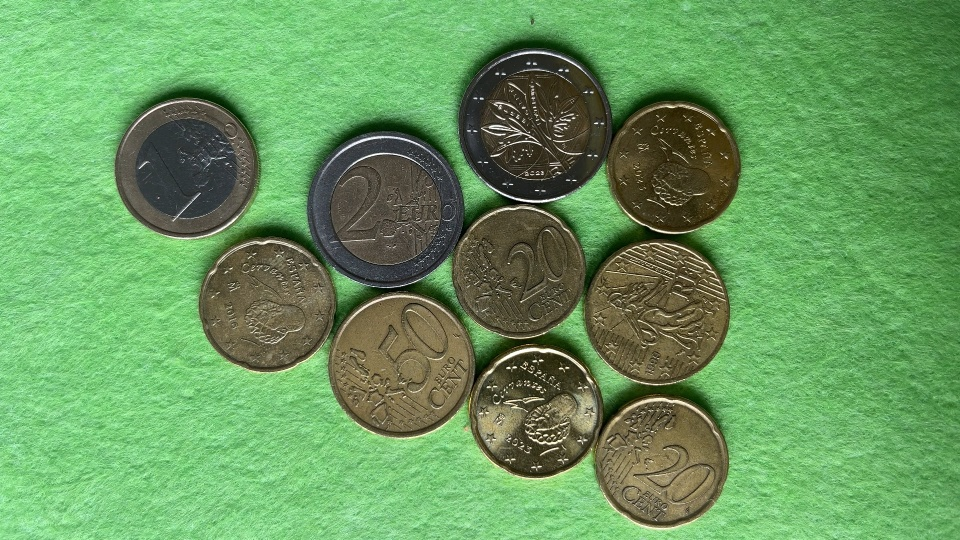
#> input picture projects/money_counter/0_data/image_1.jpg, 960 x 540 px
$ jupyter execute --allow-errors ejemplo_lanzar_fuciones.ipynb
#> lines starting #> are read from the running program, lines starting #| are printed output that depends on the picture; after the words box and inside, x2 and y2 are one past the last pixel; in counts of white or black regions, pixels touching at a corner belong together
#> further down, img is the input picture: shape (540, 960, 3); mean B, G, R 94.5, 153.5, 103.8
### projects/money_counter/useful_functions.py
import os
import re
import time
import cv2
import numpy as np
import pandas as pd
import matplotlib.pyplot as plt
import itertools
from scipy import stats

# Funciones
####
# hue_promedio_anillo
# generate_design
# medir_tiempo
# imagen_con_texto
# visualizar_color
# get_color_from_circle
# sort_list_of_fs_by_ascending_number
# get_images
# get_video
####

# [107 lines left out: functions hue_promedio_anillo, generate_design, medir_tiempo, imagen_con_texto, not called in this run]

def visualizar_color(color, formato='RGB'):
    """
    Visualiza el color dado en el formato especificado.

    Args:
        color (tuple): Tupla con los valores de color.
        formato (str): Formato de color ('RGB' o 'BGR'). Por defecto es 'RGB'.
    """
    color = tuple(int(x) for x in color)

    if formato == 'BGR':
        # Convertir BGR a RGB
        color_01 = (color[2] / 255, color[1] / 255, color[0] / 255)
    elif formato == 'RGB':
        color_01 = (color[0] / 255, color[1] / 255, color[2] / 255)
    else:
        raise ValueError("Formato no reconocido. Usa 'RGB' o 'BGR'.")

    fig, ax = plt.subplots(figsize=(2, 2))
    ax.set_facecolor(color_01)
    ax.set_xticks([])
    ax.set_yticks([])
    ax.set_title(f'Color: {color} | {formato}', fontsize=10)
    plt.show()

def get_color_from_circle(img, center, radius, vis= False):
    """
    Computes the average color within a circular region of an image and optionally visualizes it.

    Parameters:
        img (numpy.ndarray): The input image in BGR format.
        center (tuple): The (x, y) coordinates of the circle's center.
        radius (int): The radius of the circle in pixels.
        vis (bool): If True, visualizes the circle and the average color on the image (default is False).
    Returns:
        tuple: A 3-tuple representing the average color within the circle in (B, G, R) format.
    """
#> called with center = (200, 200), radius = 70, vis = True
    mask = np.zeros(img.shape[:2], dtype=np.uint8)
    cv2.circle(mask, center, radius, 255, -1)
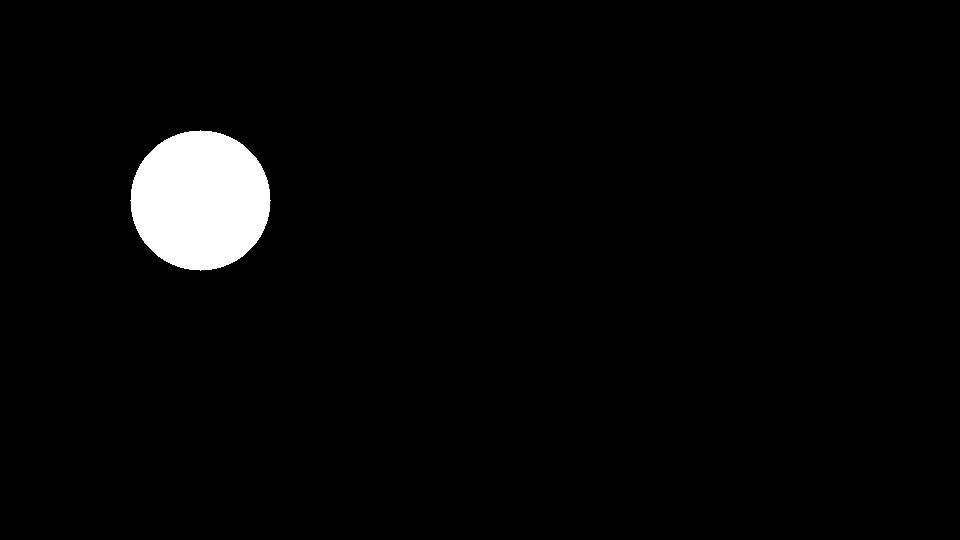
#> mask: shape (540, 960); 3% white; 1 white region, box (x1, y1, x2, y2) and area: (130, 130, 271, 271) 15373
    masked_image = cv2.bitwise_and(img, img, mask=mask)
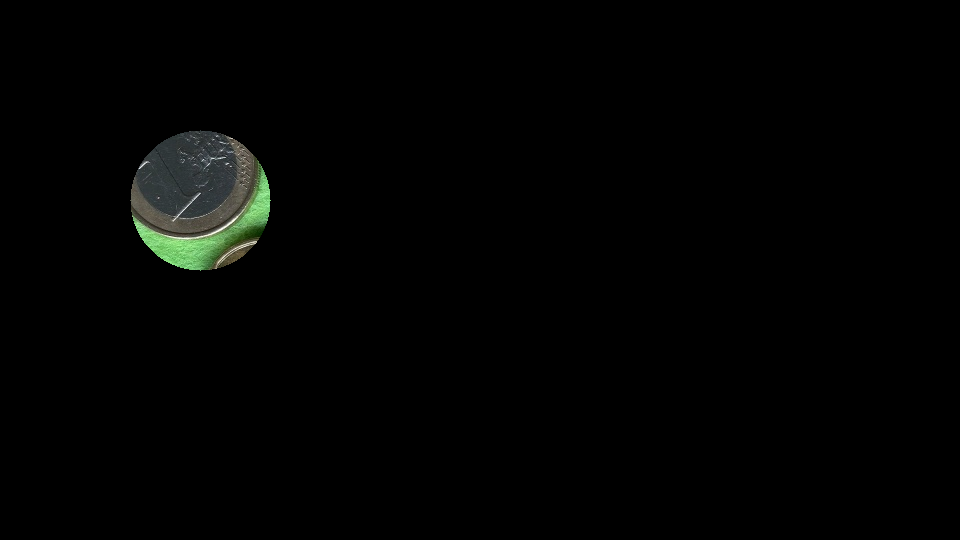
#> masked_image: shape (540, 960, 3); mean B, G, R 2.3, 3, 2.4
    mean_color = cv2.mean(masked_image, mask=mask)
#> mean_color = (77.61, 101, 81.74, 0)
    mean_color = tuple(int(x) for x in mean_color)[:3]
#> mean_color = (77, 101, 81)
    if vis:
        f, ax = plt.subplots(figsize=(6, 6))
        cv2.circle(img, center, radius, (0, 255, 0), 2)  # Color verde para el círculo, grosor 2
        cv2.circle(img, center, 20, (0, 0, 0), 10)
        cv2.circle(img, center, 20, (mean_color[0], mean_color[1], mean_color[2]), -1)
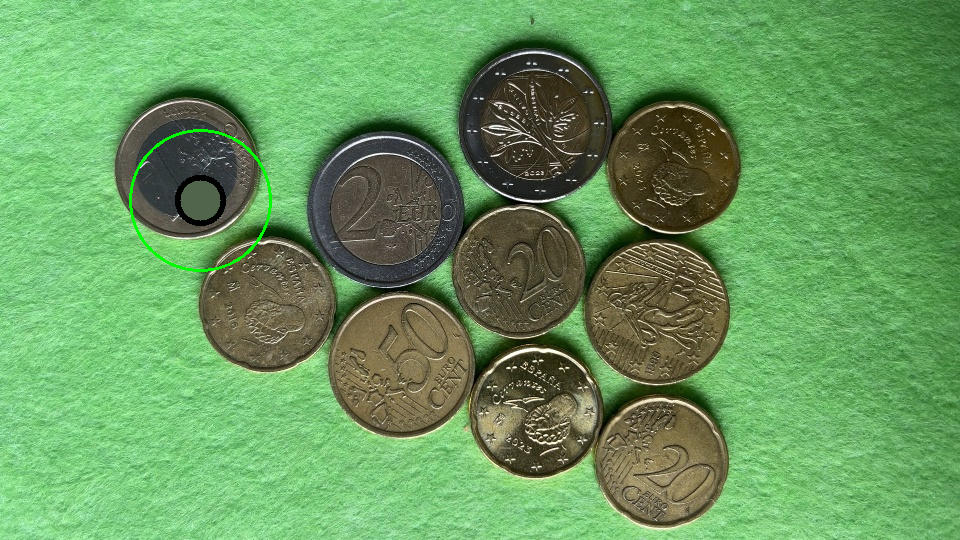
#> img: shape (540, 960, 3); mean B, G, R 94.2, 153.8, 103.6
        ax.imshow(cv2.cvtColor(img, cv2.COLOR_BGR2RGB))
        ax.axis('off')
        plt.show()
    return mean_color

# [12 lines left out: function sort_list_of_fs_by_ascending_number, not called in this run]


def get_images(folder_name, VidCap= 0, prefix_name = None):
    script_dir = os.getcwd()

    images_path = os.path.join(script_dir, folder_name)
    image_names = [f for f in os.listdir(images_path) if f.endswith('jpg') and (f.startswith(prefix_name) if prefix_name else f.startswith('image_'))]

    if image_names:
        sort_list_of_fs_by_ascending_number(image_names)
        im_nun = int(image_names[-1].split("_")[-1].split(".")[0])
        i = im_nun+1
    else:
        i = 1

    cap = cv2.VideoCapture(VidCap)
    time.sleep(2)
    if not cap.isOpened():
        print("Error: No se pudo abrir la cámara.")
        exit()
    while True:
        ret, frame = cap.read()

        if not ret:
            print("Error: No se pudo leer el frame.")
            break

        cv2.imshow('Presiona espacio para capturar la foto', frame)

        key = cv2.waitKey(2)
        if key == 32:  # Tecla espacio
            if prefix_name is not None:
                image_n = f'{prefix_name}_image_{i}'
            else:
                image_n = f'image_{i}'
            frame = cv2.resize(frame, None, fx= .5, fy= .5)
            cv2.imwrite(f'{images_path}/{image_n}.jpg', frame)
            print(f"Foto guardada como '{image_n}.jpg'")
            i += 1

        if key == ord('q'):
            break

    cap.release()
    cv2.destroyAllWindows()


def get_video(folder_name, VidCap = 0):
    script_dir = os.getcwd()
    video_path = os.path.join(script_dir, folder_name)

    videos_names = [f for f in os.listdir(video_path) if f.endswith('avi')]

    if videos_names:
        im_n = [int(vd_nanme.split("_")[1].split(".")[0]) for vd_nanme in videos_names]
        i = max(im_n)+1
    else:
        i = 1

    cap = cv2.VideoCapture(VidCap)

    # Check if the camera opened successfully
    if not cap.isOpened():
        print("Error: No se pudo acceder a la cámara.")
        exit()

    # Define the codec and create the VideoWriter object
    fourcc = cv2.VideoWriter_fourcc(*'XVID')  # Use XVID codec
    fps = 20.0  # Frames per second
    frame_size = (int(cap.get(cv2.CAP_PROP_FRAME_WIDTH)), int(cap.get(cv2.CAP_PROP_FRAME_HEIGHT)))
    out = cv2.VideoWriter(f'{video_path}/video_{i}.avi', fourcc, fps, frame_size)

    print(f"Grabando video a resolución: {frame_size}, FPS: {fps}")
    print("Presiona 'q' para salir y guardar el video.")

    while cap.isOpened():
        ret, frame = cap.read()  # Capture frame-by-frame
        if not ret:
            print("Error al capturar el frame. Finalizando...")
            break

        # Write the frame into the file
        out.write(frame)

        # Display the frame (optional)
        cv2.imshow('Grabando', frame)

        # Exit on pressing 'q'
        if cv2.waitKey(1) & 0xFF == ord('q'):
            break

    # Release everything when done
    cap.release()
    out.release()
    cv2.destroyAllWindows()


### projects/money_counter/ejemplo_lanzar_fuciones.ipynb
[cell 1]
import os
import cv2
import numpy as np
import pandas as pd
import matplotlib.pyplot as plt
import useful_functions as uf

[cell 2]
img = cv2.imread(f'0_data/image_1.jpg')
color = uf.get_color_from_circle(img, (200,200), 70, True)
#> color = (77, 101, 81)
color
#> Out = (77, 101, 81)

[cell 3]
uf.visualizar_color(color)
#> in visualizar_color, `color_01 = (color[0] / 255, color[1] / 255, color[2] / 255)`: color_01 = (0.302, 0.396, 0.318)

[cell 4]
import useful_functions as uf
#> (the rest of this cell did not finish here and is left out)


[cell 5]
import useful_functions as uf
#> (the rest of this cell did not finish here and is left out)

$ run again, with projects/money_counter/0_data/image_10.jpg copied over projects/money_counter/0_data/image_1.jpg
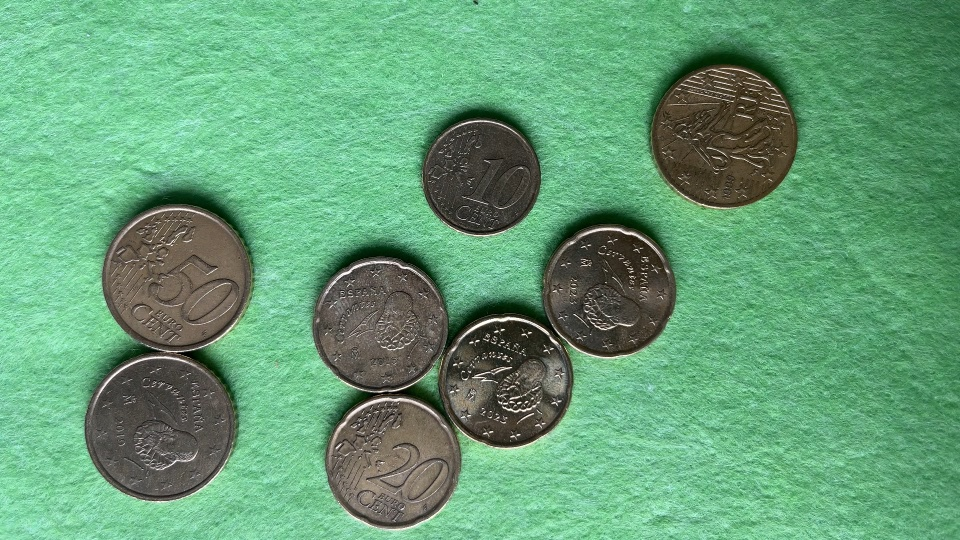
#> input picture projects/money_counter/0_data/image_10.jpg, 960 x 540 px
#> img is the input picture: shape (540, 960, 3); mean B, G, R 119, 158.5, 101
#> mask: shape (540, 960); 3% white; 1 white region, box (x1, y1, x2, y2) and area: (130, 130, 271, 271) 15373
#> in get_color_from_circle, `masked_image = cv2.bitwise_and(img, img, mask=mask)`:
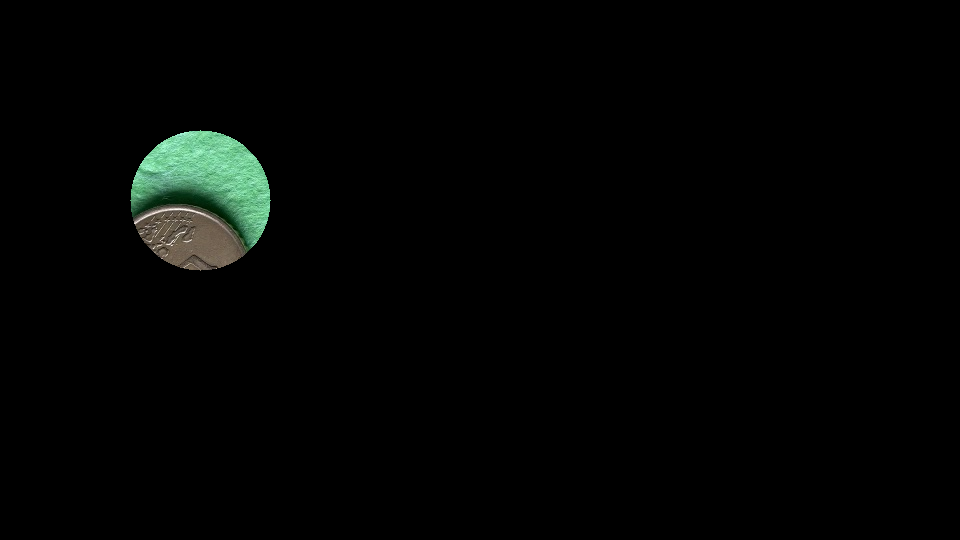
#> masked_image: shape (540, 960, 3); mean B, G, R 3.3, 4.3, 3
#> in get_color_from_circle, `mean_color = cv2.mean(masked_image, mask=mask)`: mean_color = (111.2, 145.6, 100.2, 0)
#> in get_color_from_circle, `mean_color = tuple(int(x) for x in mean_color)[:3]`: mean_color = (111, 145, 100)
#> in get_color_from_circle, `cv2.circle(img, center, 20, (mean_color[0], mean_color[1], mean_color[..`:
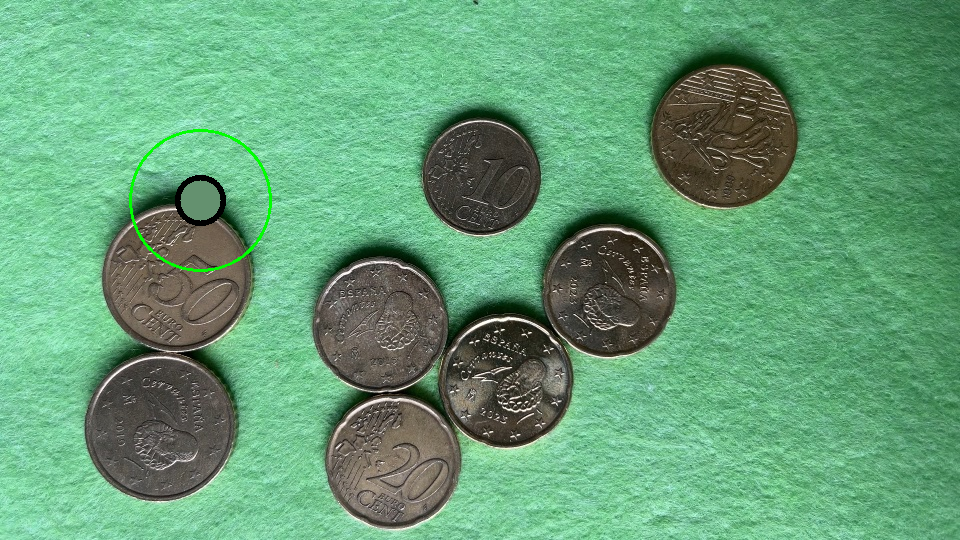
#> img: shape (540, 960, 3); mean B, G, R 118.7, 158.7, 100.7
#> color_01 = (0.435, 0.569, 0.392)

$ run again, with projects/money_counter/0_data/image_12.jpg copied over projects/money_counter/0_data/image_1.jpg
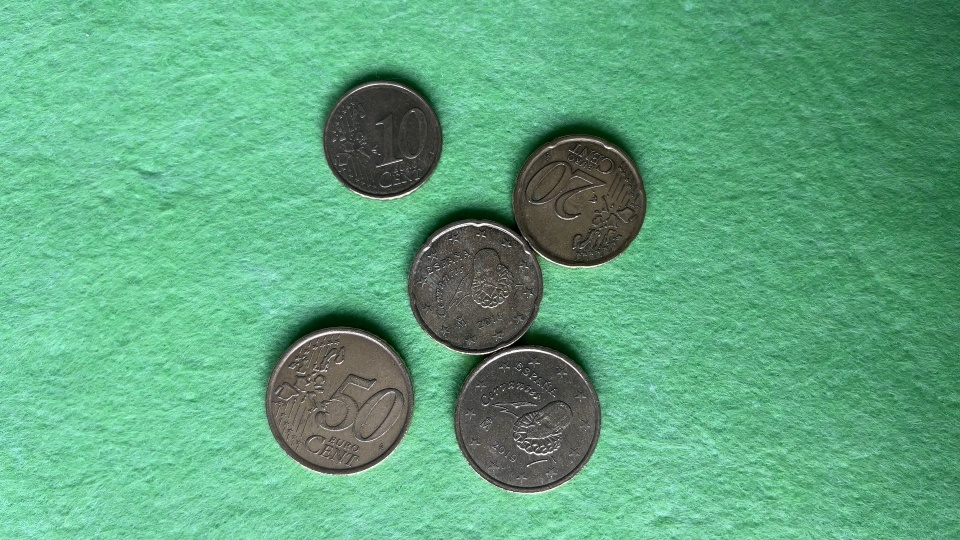
#> input picture projects/money_counter/0_data/image_12.jpg, 960 x 540 px
#> img is the input picture: shape (540, 960, 3); mean B, G, R 127.9, 167.3, 95.2
#> mask: shape (540, 960); 3% white; 1 white region, box (x1, y1, x2, y2) and area: (130, 130, 271, 271) 15373
#> in get_color_from_circle, `masked_image = cv2.bitwise_and(img, img, mask=mask)`:
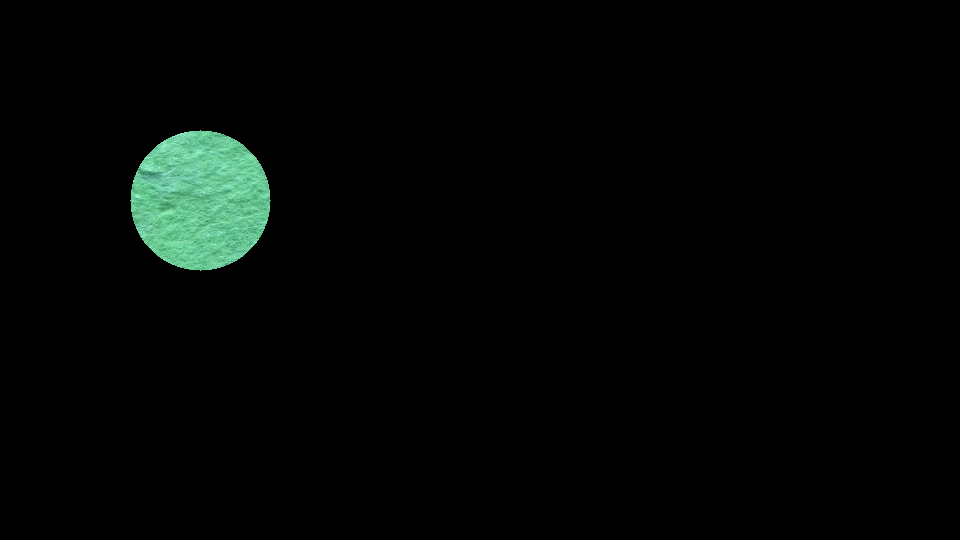
#> masked_image: shape (540, 960, 3); mean B, G, R 4.5, 5.9, 3.2
#> in get_color_from_circle, `mean_color = cv2.mean(masked_image, mask=mask)`: mean_color = (151, 199.4, 106.4, 0)
#> in get_color_from_circle, `mean_color = tuple(int(x) for x in mean_color)[:3]`: mean_color = (150, 199, 106)
#> in get_color_from_circle, `cv2.circle(img, center, 20, (mean_color[0], mean_color[1], mean_color[..`:
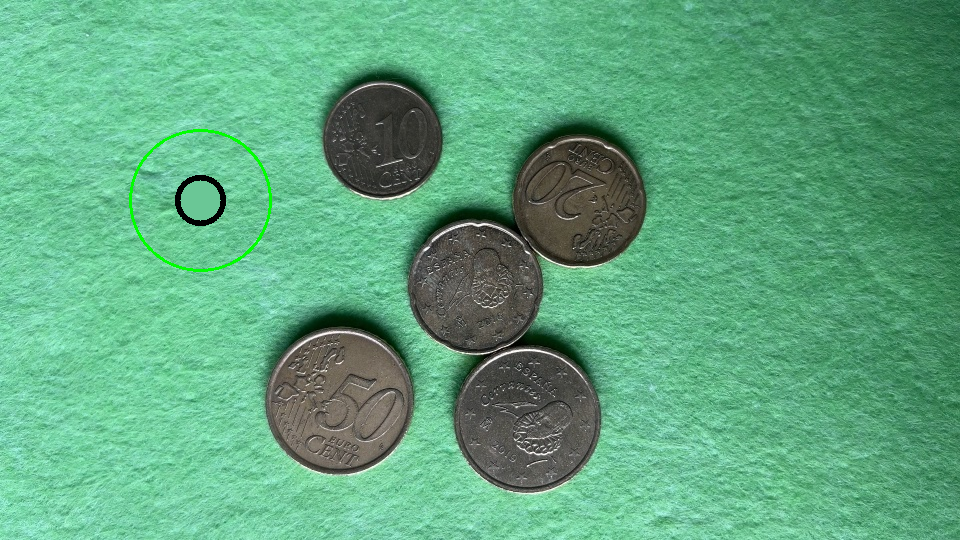
#> img: shape (540, 960, 3); mean B, G, R 127.3, 167.2, 94.8
#> color_01 = (0.588, 0.78, 0.416)
